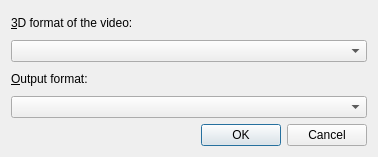
<?xml version="1.0" encoding="UTF-8"?>
<ui version="4.0">
 <class>Gui::TStereo3dDialog</class>
 <widget class="QDialog" name="Gui::TStereo3dDialog">
  <property name="geometry">
   <rect>
    <x>0</x>
    <y>0</y>
    <width>378</width>
    <height>157</height>
   </rect>
  </property>
  <property name="windowTitle">
   <string>Stereo 3D filter</string>
  </property>
  <layout class="QVBoxLayout" name="verticalLayout">
   <item>
    <widget class="QLabel" name="label">
     <property name="text">
      <string>&amp;3D format of the video:</string>
     </property>
     <property name="buddy">
      <cstring>in_combo</cstring>
     </property>
    </widget>
   </item>
   <item>
    <widget class="QComboBox" name="in_combo"/>
   </item>
   <item>
    <widget class="QLabel" name="label_2">
     <property name="text">
      <string>&amp;Output format:</string>
     </property>
     <property name="buddy">
      <cstring>out_combo</cstring>
     </property>
    </widget>
   </item>
   <item>
    <widget class="QComboBox" name="out_combo"/>
   </item>
   <item>
    <widget class="QDialogButtonBox" name="buttonBox">
     <property name="orientation">
      <enum>Qt::Horizontal</enum>
     </property>
     <property name="standardButtons">
      <set>QDialogButtonBox::Cancel|QDialogButtonBox::Ok</set>
     </property>
    </widget>
   </item>
  </layout>
 </widget>
 <resources/>
 <connections>
  <connection>
   <sender>buttonBox</sender>
   <signal>accepted()</signal>
   <receiver>Gui::TStereo3dDialog</receiver>
   <slot>accept()</slot>
   <hints>
    <hint type="sourcelabel">
     <x>248</x>
     <y>254</y>
    </hint>
    <hint type="destinationlabel">
     <x>157</x>
     <y>274</y>
    </hint>
   </hints>
  </connection>
  <connection>
   <sender>buttonBox</sender>
   <signal>rejected()</signal>
   <receiver>Gui::TStereo3dDialog</receiver>
   <slot>reject()</slot>
   <hints>
    <hint type="sourcelabel">
     <x>316</x>
     <y>260</y>
    </hint>
    <hint type="destinationlabel">
     <x>286</x>
     <y>274</y>
    </hint>
   </hints>
  </connection>
 </connections>
</ui>
